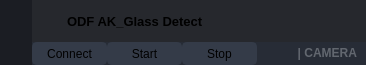
        <widget class="QFrame" name="frame_top">
         <property name="minimumSize">
          <size>
           <width>0</width>
           <height>65</height>
          </size>
         </property>
         <property name="maximumSize">
          <size>
           <width>16777215</width>
           <height>65</height>
          </size>
         </property>
         <property name="styleSheet">
          <string notr="true">background-color: transparent;</string>
         </property>
         <property name="frameShape">
          <enum>QFrame::NoFrame</enum>
         </property>
         <property name="frameShadow">
          <enum>QFrame::Raised</enum>
         </property>
         <layout class="QHBoxLayout" name="horizontalLayout_3">
          <property name="spacing">
           <number>0</number>
          </property>
          <property name="leftMargin">
           <number>0</number>
          </property>
          <property name="topMargin">
           <number>0</number>
          </property>
          <property name="rightMargin">
           <number>0</number>
          </property>
          <property name="bottomMargin">
           <number>0</number>
          </property>
          <item>
           <widget class="QFrame" name="frame_toggle">
            <property name="maximumSize">
             <size>
              <width>70</width>
              <height>16777215</height>
             </size>
            </property>
            <property name="styleSheet">
             <string notr="true">background-color: rgb(27, 29, 35);</string>
            </property>
            <property name="frameShape">
             <enum>QFrame::NoFrame</enum>
            </property>
            <property name="frameShadow">
             <enum>QFrame::Raised</enum>
            </property>
            <layout class="QVBoxLayout" name="verticalLayout_3">
             <property name="spacing">
              <number>0</number>
             </property>
             <property name="leftMargin">
              <number>0</number>
             </property>
             <property name="topMargin">
              <number>0</number>
             </property>
             <property name="rightMargin">
              <number>0</number>
             </property>
             <property name="bottomMargin">
              <number>0</number>
             </property>
             <item>
              <widget class="QPushButton" name="btn_toggle_menu">
               <property name="sizePolicy">
                <sizepolicy hsizetype="Expanding" vsizetype="Expanding">
                 <horstretch>0</horstretch>
                 <verstretch>0</verstretch>
                </sizepolicy>
               </property>
               <property name="styleSheet">
                <string notr="true">QPushButton {
	background-image: url(:/24x24/icons/24x24/cil-menu.png);
	background-position: center;
	background-repeat: no-reperat;
	border: none;
	background-color: rgb(27, 29, 35);
}
QPushButton:hover {
	background-color: rgb(33, 37, 43);
}
QPushButton:pressed {	
	background-color: rgb(85, 170, 255);
}</string>
               </property>
               <property name="text">
                <string/>
               </property>
              </widget>
             </item>
            </layout>
           </widget>
          </item>
          <item>
           <widget class="QFrame" name="frame_top_right">
            <property name="styleSheet">
             <string notr="true">background: transparent;</string>
            </property>
            <property name="frameShape">
             <enum>QFrame::NoFrame</enum>
            </property>
            <property name="frameShadow">
             <enum>QFrame::Raised</enum>
            </property>
            <layout class="QVBoxLayout" name="verticalLayout_2">
             <property name="spacing">
              <number>0</number>
             </property>
             <property name="leftMargin">
              <number>0</number>
             </property>
             <property name="topMargin">
              <number>0</number>
             </property>
             <property name="rightMargin">
              <number>0</number>
             </property>
             <property name="bottomMargin">
              <number>0</number>
             </property>
             <item>
              <widget class="QFrame" name="frame_top_btns">
               <property name="maximumSize">
                <size>
                 <width>16777215</width>
                 <height>42</height>
                </size>
               </property>
               <property name="styleSheet">
                <string notr="true">background-color: rgba(27, 29, 35, 200)</string>
               </property>
               <property name="frameShape">
                <enum>QFrame::NoFrame</enum>
               </property>
               <property name="frameShadow">
                <enum>QFrame::Raised</enum>
               </property>
               <layout class="QHBoxLayout" name="horizontalLayout_4">
                <property name="spacing">
                 <number>0</number>
                </property>
                <property name="leftMargin">
                 <number>0</number>
                </property>
                <property name="topMargin">
                 <number>0</number>
                </property>
                <property name="rightMargin">
                 <number>0</number>
                </property>
                <property name="bottomMargin">
                 <number>0</number>
                </property>
                <item>
                 <widget class="QFrame" name="frame_label_top_btns">
                  <property name="sizePolicy">
                   <sizepolicy hsizetype="Expanding" vsizetype="Preferred">
                    <horstretch>0</horstretch>
                    <verstretch>0</verstretch>
                   </sizepolicy>
                  </property>
                  <property name="frameShape">
                   <enum>QFrame::NoFrame</enum>
                  </property>
                  <property name="frameShadow">
                   <enum>QFrame::Raised</enum>
                  </property>
                  <layout class="QHBoxLayout" name="horizontalLayout_10">
                   <property name="spacing">
                    <number>0</number>
                   </property>
                   <property name="leftMargin">
                    <number>5</number>
                   </property>
                   <property name="topMargin">
                    <number>0</number>
                   </property>
                   <property name="rightMargin">
                    <number>10</number>
                   </property>
                   <property name="bottomMargin">
                    <number>0</number>
                   </property>
                   <item>
                    <widget class="QFrame" name="frame_icon_top_bar">
                     <property name="maximumSize">
                      <size>
                       <width>30</width>
                       <height>30</height>
                      </size>
                     </property>
                     <property name="styleSheet">
                      <string notr="true">background: transparent;
background-image: url(:/16x16/icons/16x16/cil-3d.png);
background-position: center;
background-repeat: no-repeat;
</string>
                     </property>
                     <property name="frameShape">
                      <enum>QFrame::StyledPanel</enum>
                     </property>
                     <property name="frameShadow">
                      <enum>QFrame::Raised</enum>
                     </property>
                    </widget>
                   </item>
                   <item>
                    <widget class="QLabel" name="label_title_bar_top">
                     <property name="font">
                      <font>
                       <family>Segoe UI</family>
                       <pointsize>10</pointsize>
                       <weight>75</weight>
                       <bold>true</bold>
                      </font>
                     </property>
                     <property name="styleSheet">
                      <string notr="true">background: transparent;
</string>
                     </property>
                     <property name="text">
                      <string>ODF AK_Glass Detect</string>
                     </property>
                    </widget>
                   </item>
                  </layout>
                 </widget>
                </item>
                <item alignment="Qt::AlignRight">
                 <widget class="QFrame" name="frame_btns_right">
                  <property name="sizePolicy">
                   <sizepolicy hsizetype="Expanding" vsizetype="Preferred">
                    <horstretch>0</horstretch>
                    <verstretch>0</verstretch>
                   </sizepolicy>
                  </property>
                  <property name="maximumSize">
                   <size>
                    <width>120</width>
                    <height>16777215</height>
                   </size>
                  </property>
                  <property name="frameShape">
                   <enum>QFrame::NoFrame</enum>
                  </property>
                  <property name="frameShadow">
                   <enum>QFrame::Raised</enum>
                  </property>
                  <layout class="QHBoxLayout" name="horizontalLayout_5">
                   <property name="spacing">
                    <number>0</number>
                   </property>
                   <property name="leftMargin">
                    <number>0</number>
                   </property>
                   <property name="topMargin">
                    <number>0</number>
                   </property>
                   <property name="rightMargin">
                    <number>0</number>
                   </property>
                   <property name="bottomMargin">
                    <number>0</number>
                   </property>
                   <item>
                    <widget class="QPushButton" name="btn_minimize">
                     <property name="sizePolicy">
                      <sizepolicy hsizetype="Minimum" vsizetype="Expanding">
                       <horstretch>0</horstretch>
                       <verstretch>0</verstretch>
                      </sizepolicy>
                     </property>
                     <property name="minimumSize">
                      <size>
                       <width>40</width>
                       <height>0</height>
                      </size>
                     </property>
                     <property name="maximumSize">
                      <size>
                       <width>40</width>
                       <height>16777215</height>
                      </size>
                     </property>
                     <property name="toolTip">
                      <string>Minimize</string>
                     </property>
                     <property name="styleSheet">
                      <string notr="true">QPushButton {	
	border: none;
	background-color: transparent;
}
QPushButton:hover {
	background-color: rgb(52, 59, 72);
}
QPushButton:pressed {	
	background-color: rgb(85, 170, 255);
}</string>
                     </property>
                     <property name="text">
                      <string/>
                     </property>
                     <property name="icon">
                      <iconset resource="files.qrc">
                       <normaloff>:/16x16/icons/16x16/cil-window-minimize.png</normaloff>:/16x16/icons/16x16/cil-window-minimize.png</iconset>
                     </property>
                    </widget>
                   </item>
                   <item>
                    <widget class="QPushButton" name="btn_maximize_restore">
                     <property name="sizePolicy">
                      <sizepolicy hsizetype="Minimum" vsizetype="Expanding">
                       <horstretch>0</horstretch>
                       <verstretch>0</verstretch>
                      </sizepolicy>
                     </property>
                     <property name="minimumSize">
                      <size>
                       <width>40</width>
                       <height>0</height>
                      </size>
                     </property>
                     <property name="maximumSize">
                      <size>
                       <width>40</width>
                       <height>16777215</height>
                      </size>
                     </property>
                     <property name="toolTip">
                      <string>Maximize</string>
                     </property>
                     <property name="styleSheet">
                      <string notr="true">QPushButton {	
	border: none;
	background-color: transparent;
}
QPushButton:hover {
	background-color: rgb(52, 59, 72);
}
QPushButton:pressed {	
	background-color: rgb(85, 170, 255);
}</string>
                     </property>
                     <property name="text">
                      <string/>
                     </property>
                     <property name="icon">
                      <iconset resource="files.qrc">
                       <normaloff>:/16x16/icons/16x16/cil-window-maximize.png</normaloff>:/16x16/icons/16x16/cil-window-maximize.png</iconset>
                     </property>
                    </widget>
                   </item>
                   <item>
                    <widget class="QPushButton" name="btn_close">
                     <property name="sizePolicy">
                      <sizepolicy hsizetype="Minimum" vsizetype="Expanding">
                       <horstretch>0</horstretch>
                       <verstretch>0</verstretch>
                      </sizepolicy>
                     </property>
                     <property name="minimumSize">
                      <size>
                       <width>40</width>
                       <height>0</height>
                      </size>
                     </property>
                     <property name="maximumSize">
                      <size>
                       <width>40</width>
                       <height>16777215</height>
                      </size>
                     </property>
                     <property name="toolTip">
                      <string>Close</string>
                     </property>
                     <property name="styleSheet">
                      <string notr="true">QPushButton {	
	border: none;
	background-color: transparent;
}
QPushButton:hover {
	background-color: rgb(52, 59, 72);
}
QPushButton:pressed {	
	background-color: rgb(85, 170, 255);
}</string>
                     </property>
                     <property name="text">
                      <string/>
                     </property>
                     <property name="icon">
                      <iconset resource="files.qrc">
                       <normaloff>:/16x16/icons/16x16/cil-x.png</normaloff>:/16x16/icons/16x16/cil-x.png</iconset>
                     </property>
                    </widget>
                   </item>
                  </layout>
                 </widget>
                </item>
               </layout>
              </widget>
             </item>
             <item>
              <widget class="QFrame" name="frame_top_info">
               <property name="maximumSize">
                <size>
                 <width>16777215</width>
                 <height>23</height>
                </size>
               </property>
               <property name="styleSheet">
                <string notr="true">background-color: rgb(39, 44, 54);</string>
               </property>
               <property name="frameShape">
                <enum>QFrame::NoFrame</enum>
               </property>
               <property name="frameShadow">
                <enum>QFrame::Raised</enum>
               </property>
               <layout class="QHBoxLayout" name="horizontalLayout_8">
                <property name="spacing">
                 <number>0</number>
                </property>
                <property name="leftMargin">
                 <number>0</number>
                </property>
                <property name="topMargin">
                 <number>0</number>
                </property>
                <property name="bottomMargin">
                 <number>0</number>
                </property>
                <item>
                 <widget class="QPushButton" name="Connect_pushButton">
                  <property name="minimumSize">
                   <size>
                    <width>75</width>
                    <height>23</height>
                   </size>
                  </property>
                  <property name="font">
                   <font>
                    <family>Segoe UI</family>
                   </font>
                  </property>
                  <property name="styleSheet">
                   <string notr="true">QPushButton {
	border: 2px solid rgb(52, 59, 72);
	border-radius: 5px;	
	background-color: rgb(52, 59, 72);
}
QPushButton:hover {
	background-color: rgb(57, 65, 80);
	border: 2px solid rgb(61, 70, 86);
}
QPushButton:pressed {	
	background-color: rgb(35, 40, 49);
	border: 2px solid rgb(43, 50, 61);
}</string>
                  </property>
                  <property name="text">
                   <string>Connect</string>
                  </property>
                 </widget>
                </item>
                <item>
                 <widget class="QPushButton" name="Start_pushButton">
                  <property name="minimumSize">
                   <size>
                    <width>75</width>
                    <height>23</height>
                   </size>
                  </property>
                  <property name="font">
                   <font>
                    <family>Segoe UI</family>
                   </font>
                  </property>
                  <property name="styleSheet">
                   <string notr="true">QPushButton {
	border: 2px solid rgb(52, 59, 72);
	border-radius: 5px;	
	background-color: rgb(52, 59, 72);
}
QPushButton:hover {
	background-color: rgb(57, 65, 80);
	border: 2px solid rgb(61, 70, 86);
}
QPushButton:pressed {	
	background-color: rgb(35, 40, 49);
	border: 2px solid rgb(43, 50, 61);
}</string>
                  </property>
                  <property name="text">
                   <string>Start</string>
                  </property>
                 </widget>
                </item>
                <item>
                 <widget class="QPushButton" name="pushButton_4">
                  <property name="minimumSize">
                   <size>
                    <width>75</width>
                    <height>23</height>
                   </size>
                  </property>
                  <property name="font">
                   <font>
                    <family>Segoe UI</family>
                   </font>
                  </property>
                  <property name="styleSheet">
                   <string notr="true">QPushButton {
	border: 2px solid rgb(52, 59, 72);
	border-radius: 5px;	
	background-color: rgb(52, 59, 72);
}
QPushButton:hover {
	background-color: rgb(57, 65, 80);
	border: 2px solid rgb(61, 70, 86);
}
QPushButton:pressed {	
	background-color: rgb(35, 40, 49);
	border: 2px solid rgb(43, 50, 61);
}</string>
                  </property>
                  <property name="text">
                   <string>Stop</string>
                  </property>
                 </widget>
                </item>
                <item>
                 <spacer name="horizontalSpacer">
                  <property name="orientation">
                   <enum>Qt::Horizontal</enum>
                  </property>
                  <property name="sizeHint" stdset="0">
                   <size>
                    <width>40</width>
                    <height>20</height>
                   </size>
                  </property>
                 </spacer>
                </item>
                <item>
                 <widget class="QLabel" name="label_top_info_2">
                  <property name="minimumSize">
                   <size>
                    <width>0</width>
                    <height>0</height>
                   </size>
                  </property>
                  <property name="maximumSize">
                   <size>
                    <width>250</width>
                    <height>20</height>
                   </size>
                  </property>
                  <property name="font">
                   <font>
                    <family>Segoe UI</family>
                    <weight>75</weight>
                    <bold>true</bold>
                   </font>
                  </property>
                  <property name="styleSheet">
                   <string notr="true">color: rgb(98, 103, 111);</string>
                  </property>
                  <property name="text">
                   <string>| CAMERA</string>
                  </property>
                  <property name="alignment">
                   <set>Qt::AlignRight|Qt::AlignTrailing|Qt::AlignVCenter</set>
                  </property>
                 </widget>
                </item>
               </layout>
              </widget>
             </item>
            </layout>
           </widget>
          </item>
         </layout>
        </widget>
